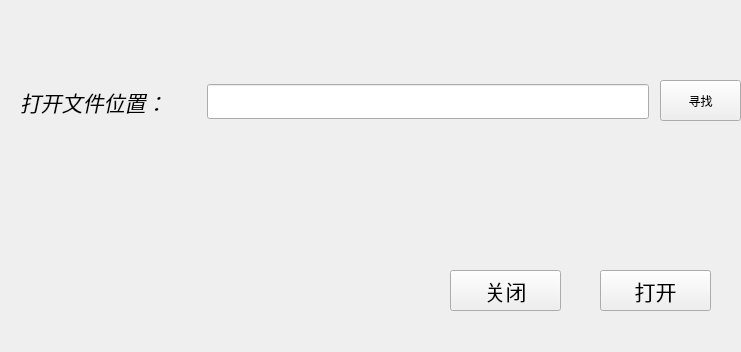
<?xml version="1.0" encoding="UTF-8"?>
<ui version="4.0">
 <class>QW_daKai</class>
 <widget class="QWidget" name="QW_daKai">
  <property name="geometry">
   <rect>
    <x>0</x>
    <y>0</y>
    <width>741</width>
    <height>352</height>
   </rect>
  </property>
  <property name="windowTitle">
   <string>Form</string>
  </property>
  <widget class="QPushButton" name="pushButton">
   <property name="geometry">
    <rect>
     <x>600</x>
     <y>270</y>
     <width>111</width>
     <height>41</height>
    </rect>
   </property>
   <property name="font">
    <font>
     <family>Angsana New</family>
     <pointsize>16</pointsize>
     <weight>50</weight>
     <bold>false</bold>
    </font>
   </property>
   <property name="text">
    <string>打开</string>
   </property>
  </widget>
  <widget class="QPushButton" name="pushButton_2">
   <property name="geometry">
    <rect>
     <x>450</x>
     <y>270</y>
     <width>111</width>
     <height>41</height>
    </rect>
   </property>
   <property name="font">
    <font>
     <family>Angsana New</family>
     <pointsize>16</pointsize>
     <weight>50</weight>
     <bold>false</bold>
    </font>
   </property>
   <property name="text">
    <string>关闭</string>
   </property>
  </widget>
  <widget class="QPushButton" name="pushButton_3">
   <property name="geometry">
    <rect>
     <x>660</x>
     <y>80</y>
     <width>81</width>
     <height>41</height>
    </rect>
   </property>
   <property name="text">
    <string>寻找</string>
   </property>
  </widget>
  <widget class="QWidget" name="">
   <property name="geometry">
    <rect>
     <x>20</x>
     <y>80</y>
     <width>629</width>
     <height>43</height>
    </rect>
   </property>
   <layout class="QHBoxLayout" name="horizontalLayout">
    <item>
     <widget class="QLabel" name="label">
      <property name="minimumSize">
       <size>
        <width>181</width>
        <height>41</height>
       </size>
      </property>
      <property name="font">
       <font>
        <family>Arial</family>
        <pointsize>16</pointsize>
        <italic>true</italic>
       </font>
      </property>
      <property name="text">
       <string>打开文件位置：</string>
      </property>
     </widget>
    </item>
    <item>
     <widget class="QLineEdit" name="lineEdit">
      <property name="minimumSize">
       <size>
        <width>431</width>
        <height>31</height>
       </size>
      </property>
      <property name="font">
       <font>
        <family>AngsanaUPC</family>
        <pointsize>14</pointsize>
       </font>
      </property>
      <property name="text">
       <string/>
      </property>
     </widget>
    </item>
   </layout>
  </widget>
 </widget>
 <resources/>
 <connections/>
</ui>
